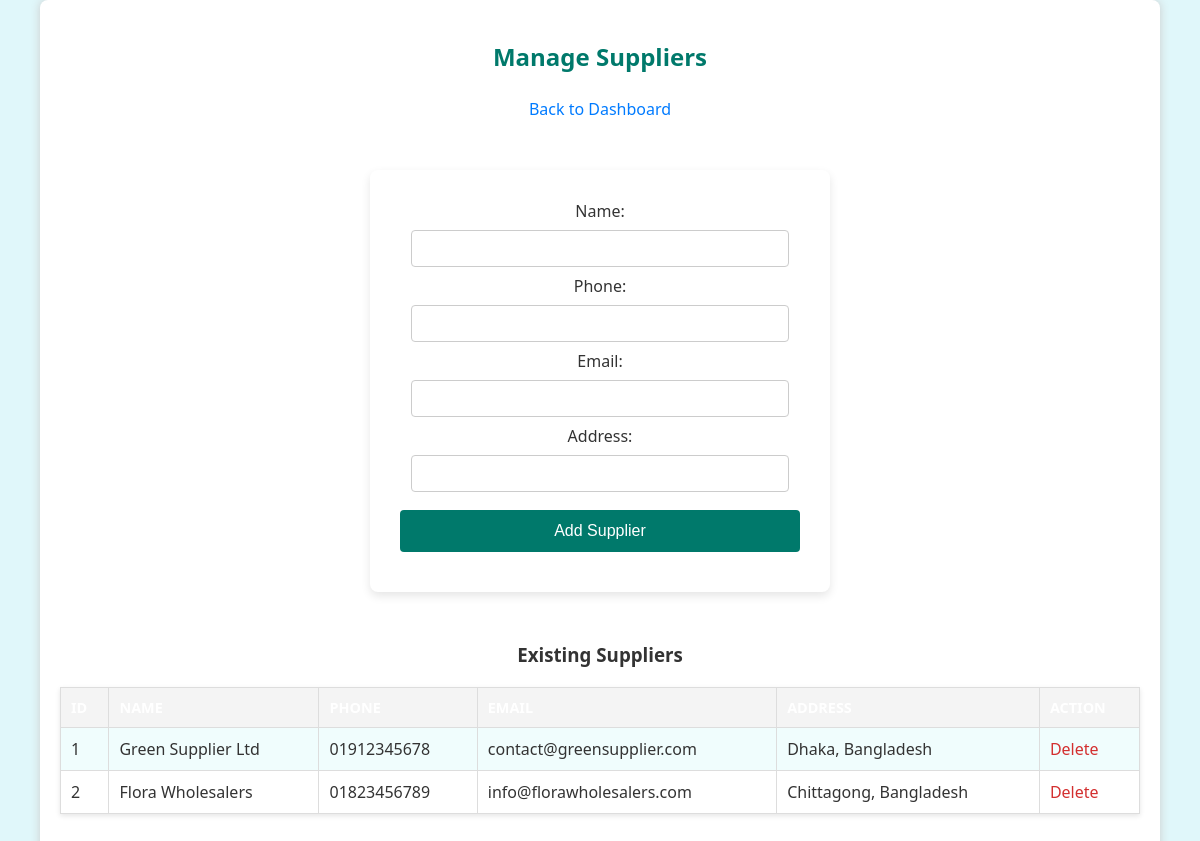
/manage_suppliers.php (signed in), run on the app's committed database.
### tables this page shows
CREATE TABLE `suppliers` (
  `SupplierID` int(11) NOT NULL,
  `Name` varchar(100) DEFAULT NULL,
  `Phone` varchar(15) DEFAULT NULL,
  `Email` varchar(100) DEFAULT NULL,
  `Address` varchar(255) DEFAULT NULL
);

### manage_suppliers.php (the view, shortened to what this page needs)
<?php
include 'db.php';
$result = $conn->query("SELECT * FROM Suppliers");
?>
<!DOCTYPE html>
<html>
<head>
    <link rel="stylesheet" href="./Css 2.css">
</head>
<body>
    <div class="dashboard">
        <h2>Manage Suppliers</h2>
        <p><a href="dashboard.php">Back to Dashboard</a></p>
        <form method="post" action="manage_suppliers.php">
            Name:<input type="text" name="name" required>
            Phone:<input type="text" name="phone" required>
            Email:<input type="email" name="email" required>
            Address:<input type="text" name="address" required>
            <input type="submit" name="add" value="Add Supplier">
        </form>
        <h3>Existing Suppliers</h3>
        <table>
            <tr><th>ID</th><th>Name</th><th>Phone</th><th>Email</th><th>Address</th><th>Action</th></tr>
            <?php
            if ($result->num_rows > 0) {
                while($row = $result->fetch_assoc()){ ?>
                <tr>
                    <td><?= htmlspecialchars($row['SupplierID']) ?></td>
                    <td><?= htmlspecialchars($row['Name']) ?></td>
                    <td><?= htmlspecialchars($row['Phone']) ?></td>
                    <td><?= htmlspecialchars($row['Email']) ?></td>
                    <td><?= htmlspecialchars($row['Address']) ?></td>
                    <td><a href="manage_suppliers.php?delete=<?= htmlspecialchars($row['SupplierID']) ?>" onclick="return confirm('Are you sure you want to delete this supplier?');">Delete</a></td>
                </tr>
            <?php
                }
            } else {
                echo "<tr><td colspan='6'>No suppliers found.</td></tr>";
            }
            ?>
        </table>
    </div>
</body>
</html>

### Css 2.css (style rules this page uses)
body { font-family: 'Segoe UI', Tahoma, Geneva, Verdana, sans-serif; background: #e0f7fa; margin: 0; padding: 0; color: #333; }
.login-container, .dashboard, form { background-color: #ffffff; padding: 30px; border-radius: 8px; box-shadow: 0 4px 10px rgba(0, 0, 0, 0.1); width: 90%; max-width: 400px; margin: 50px auto; text-align: center; }
h2 { text-align: center; color: #00796b; margin-bottom: 25px; }
table { width: 90%; margin: 30px auto; border-collapse: collapse; background-color: #ffffff; box-shadow: 0 2px 5px rgba(0, 0, 0, 0.1); }
table, th, td { border: 1px solid #b2dfdb; padding: 12px; text-align: left; }
th { background-color: #00796b; color: white; font-weight: bold; text-transform: uppercase; font-size: 0.9em; }
tr:nth-child(even) { background-color: #f0fdfd; }
input[type=text], input[type=email], input[type=number], input[type=password], select { width: calc(100% - 22px); padding: 10px; margin: 8px 0; display: inline-block; border: 1px solid #ccc; border-radius: 4px; box-sizing: border-box; }
input[type=submit] { width: 100%; background-color: #00796b; color: white; padding: 12px 20px; margin: 10px 0; border: none; border-radius: 4px; cursor: pointer; font-size: 1em; transition: background-color 0.3s ease; }
table a { color: #d32f2f; text-decoration: none; font-weight: normal; }

### manage_suppliers.php (style rules this page uses)
.dashboard { width: 90%; max-width: 1200px; margin: 0 auto; padding: 20px; background: #fff; border-radius: 8px; box-shadow: 0 0 10px #ccc; }
table { width: 100%; border-collapse: collapse; table-layout: auto; margin-top: 20px; }
table th, table td { padding: 10px; border: 1px solid #ddd; text-align: left; }
table th { background-color: #f4f4f4; }
form input { padding: 8px; margin: 10px 0; width: calc(100% - 16px); border-radius: 5px; border: 1px solid #ccc; }
a { color: #007bff; text-decoration: none; }

### data on the page
suppliers: SupplierID "1", Name "Green Supplier Ltd", Phone "01912345678", Email "contact@greensupplier.com", Address "Dhaka, Bangladesh"
suppliers: SupplierID "2", Name "Flora Wholesalers", Phone "01823456789", Email "info@florawholesalers.com", Address "Chittagong, Bangladesh"
